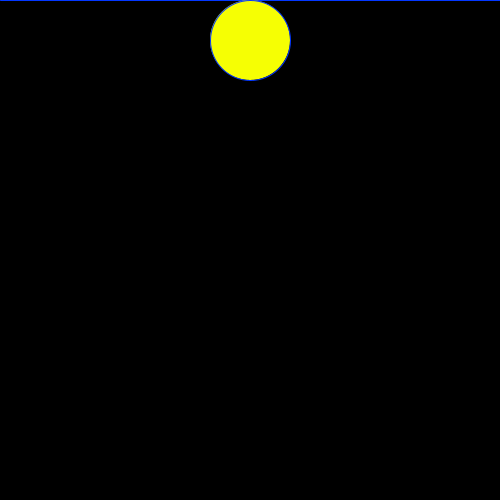
Frame 1 (no input)
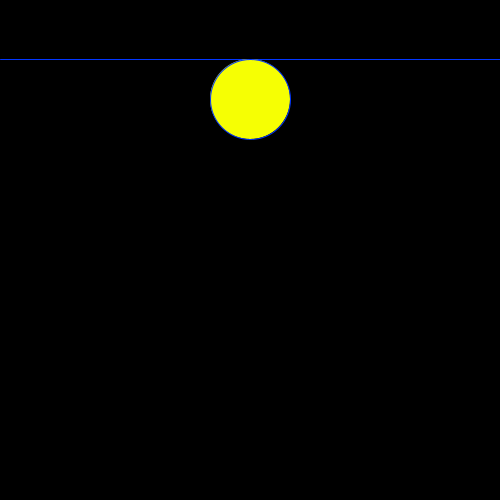
Frame 60 (the mouse pressed at the canvas centre just before this capture)
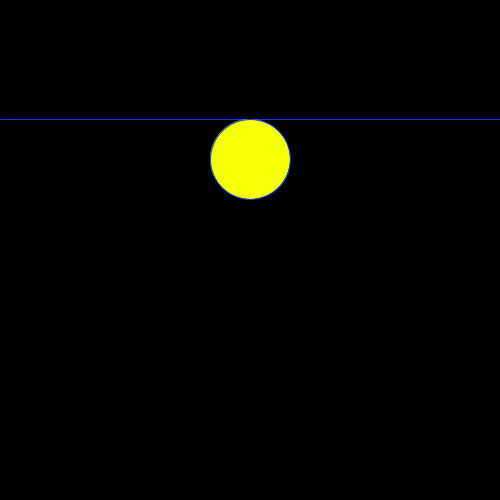
Frame 120 (the mouse held since frame 60 and released just before this capture)

The Processing sketch that drew these frames (run headless with seeded random() and noise(); from frame 60 on, the mouse is pressed at the canvas centre):

// Processing sketch: ejercicio19
// ── ejercicio19.pde
int posY; 
int incremento = 1;
int distanciaRadio=40;
void setup(){
  posY=0;
  size(500,500);
}
  void draw(){
  background(0);
  stroke(#0337FF);
  line(0,posY,width,posY);
  fill(#F6FF03);
  ellipse(width/2,posY+distanciaRadio,80,80);
  
  
  posY+=incremento;
  if(posY>=height || posY<=0){
    incremento*=-1;
    distanciaRadio*=-1;
  }
  
  }    
  
